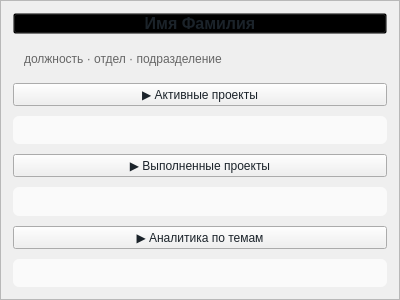
<?xml version="1.0" encoding="UTF-8"?>
<ui version="4.0">
 <class>EmployeeCard</class>
 <widget class="QFrame" name="EmployeeCard">
  <property name="geometry">
   <rect>
    <x>0</x>
    <y>0</y>
    <width>400</width>
    <height>300</height>
   </rect>
  </property>
  <property name="styleSheet">
   <string notr="true">EmployeeCard {
    background-color: white;
    border-radius: 10px;
    border: 1px solid #E0E0E0;
}
EmployeeCard QPushButton {
    border: none;
    border-radius: 6px;
    padding: 8px 12px;
    font-weight: bold;
    font-size: 13px;
    text-align: left;
}
EmployeeCard QPushButton:hover {
    background-color: #F0F0F0;
}
EmployeeCard QPushButton:pressed {
    background-color: #E0E0E0;
}</string>
  </property>
  <property name="frameShape">
   <enum>QFrame::StyledPanel</enum>
  </property>
  <layout class="QVBoxLayout" name="verticalLayout">
   <property name="spacing">
    <number>10</number>
   </property>
   <property name="leftMargin">
    <number>12</number>
   </property>
   <property name="topMargin">
    <number>12</number>
   </property>
   <property name="rightMargin">
    <number>12</number>
   </property>
   <property name="bottomMargin">
    <number>12</number>
   </property>
   <item>
    <widget class="QPushButton" name="name_btn">
     <property name="text">
      <string>Имя Фамилия</string>
     </property>
     <property name="styleSheet">
      <string notr="true">font-size: 16px; font-weight: bold; color: #1B232A; background-color: transparent; padding: 0;</string>
     </property>
    </widget>
   </item>
   <item>
    <widget class="QLabel" name="info_label">
     <property name="text">
      <string>должность · отдел · подразделение</string>
     </property>
     <property name="styleSheet">
      <string notr="true">color: #666; font-size: 12px; padding: 0 8px;</string>
     </property>
     <property name="wordWrap">
      <bool>true</bool>
     </property>
    </widget>
   </item>
   <item>
    <widget class="QPushButton" name="projects_btn">
     <property name="text">
      <string>▶ Активные проекты</string>
     </property>
     <property name="checkable">
      <bool>true</bool>
     </property>
     <property name="styleSheet">
      <string notr="true">background-color: #F0F0F0; color: #1B232A;</string>
     </property>
    </widget>
   </item>
   <item>
    <widget class="QFrame" name="projects_panel">
     <property name="visible">
      <bool>false</bool>
     </property>
     <property name="styleSheet">
      <string notr="true">background-color: #FAFAFA; border-radius: 6px;</string>
     </property>
     <property name="frameShape">
      <enum>QFrame::NoFrame</enum>
     </property>
     <layout class="QVBoxLayout" name="verticalLayout_3">
      <property name="spacing">
       <number>0</number>
      </property>
      <property name="leftMargin">
       <number>0</number>
      </property>
      <property name="topMargin">
       <number>0</number>
      </property>
      <property name="rightMargin">
       <number>0</number>
      </property>
      <property name="bottomMargin">
       <number>0</number>
      </property>
     </layout>
    </widget>
   </item>
   <item>
    <widget class="QPushButton" name="completed_projects_btn">
     <property name="text">
      <string>▶ Выполненные проекты</string>
     </property>
     <property name="checkable">
      <bool>true</bool>
     </property>
     <property name="styleSheet">
      <string notr="true">background-color: #F0F0F0; color: #1B232A;</string>
     </property>
    </widget>
   </item>
   <item>
    <widget class="QFrame" name="completed_projects_panel">
     <property name="visible">
      <bool>false</bool>
     </property>
     <property name="styleSheet">
      <string notr="true">background-color: #FAFAFA; border-radius: 6px;</string>
     </property>
     <property name="frameShape">
      <enum>QFrame::NoFrame</enum>
     </property>
     <layout class="QVBoxLayout" name="verticalLayout_4">
      <property name="spacing">
       <number>0</number>
      </property>
      <property name="leftMargin">
       <number>0</number>
      </property>
      <property name="topMargin">
       <number>0</number>
      </property>
      <property name="rightMargin">
       <number>0</number>
      </property>
      <property name="bottomMargin">
       <number>0</number>
      </property>
     </layout>
    </widget>
   </item>
   <!-- Новая кнопка и панель для аналитики по темам -->
   <item>
    <widget class="QPushButton" name="analytics_btn">
     <property name="text">
      <string>▶ Аналитика по темам</string>
     </property>
     <property name="checkable">
      <bool>true</bool>
     </property>
     <property name="styleSheet">
      <string notr="true">background-color: #F0F0F0; color: #1B232A;</string>
     </property>
    </widget>
   </item>
   <item>
    <widget class="QFrame" name="analytics_panel">
     <property name="visible">
      <bool>false</bool>
     </property>
     <property name="styleSheet">
      <string notr="true">background-color: #FAFAFA; border-radius: 6px;</string>
     </property>
     <property name="frameShape">
      <enum>QFrame::NoFrame</enum>
     </property>
     <layout class="QVBoxLayout" name="verticalLayout_5">
      <property name="spacing">
       <number>4</number>
      </property>
      <property name="leftMargin">
       <number>12</number>
      </property>
      <property name="topMargin">
       <number>4</number>
      </property>
      <property name="rightMargin">
       <number>12</number>
      </property>
      <property name="bottomMargin">
       <number>4</number>
      </property>
     </layout>
    </widget>
   </item>
  </layout>
 </widget>
 <resources/>
 <connections/>
</ui>
